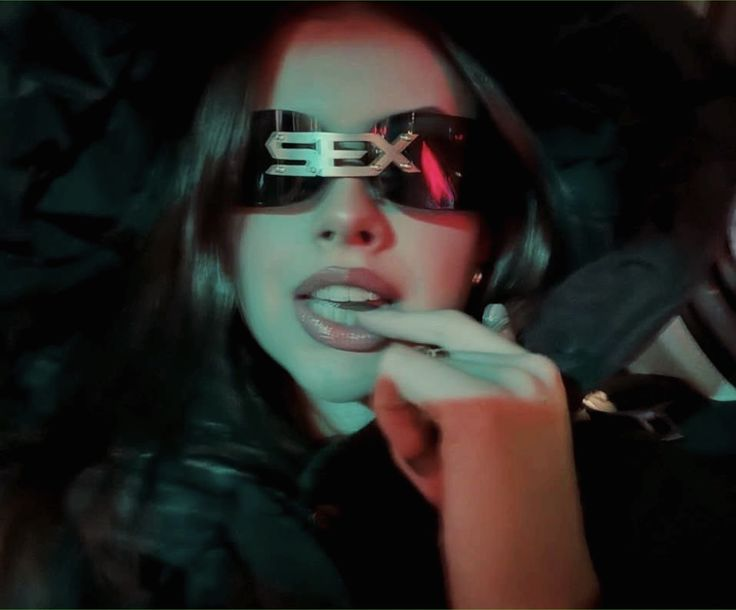
#> input picture 5f2215dadd1fe6677bea8c4089d80cdc.jpg, 736 x 610 px
$ python -i detourer.py   (imports and definitions only)
#> lines starting #> are read from the running program, lines starting #| are printed output that depends on the picture
"""Detoure un badge livre sur fond sombre.

    python outils/detourer.py entree.png src/assets/badges/pionnier.png

Options
    --taille N    cote du carre produit (256 par defaut)
    --marge N     pixels de vide autour du dessin, en pourcentage du cote (6)
    --fond R,G,B  couleur du fond, si l'estimation se trompe
    --seuil A,B   distances de bascule, sur 255 (14,140 par defaut ; la borne
                  basse est remontee toute seule si le fond est bruite)
    --net S       jette le halo sous S d'opacite (0 a 1) et remet le reste a
                  l'echelle ; 0.45 retire une lueur qui salit sur page claire
    --principal   ne garde que le dessin, et jette ce qui flotte a cote
    --apercu F    ecrit en plus une planche avant/apres, sur damier

Pourquoi pas un simple seuil
----------------------------
Ces dessins ne s'arretent pas net : ils rayonnent. Une lueur, c'est du fond
qu'on voit a travers le dessin, et un seuil doit trancher — il la garde en bloc,
et le badge traine un halo carre, ou il la coupe, et le badge parait decoupe aux
ciseaux. Les deux se voient immediatement sur une page claire, ou le halo garde
la couleur du fond d'origine.

L'opacite est donc CONTINUE : proportionnelle a la distance entre le pixel et le
fond. La lueur devient du semi-transparent, ce qu'elle est reellement, et se
repose ensuite sur n'importe quel fond.

Deux precautions
----------------
**La couleur est desaturee du fond.** Un pixel a demi opaque a ete melange au
fond avant d'arriver : le rendre tel quel le laisserait teinte de ce fond pour
toujours. On remonte donc la couleur d'origine (`c = f + (p - f) / a`), sans quoi
un badge detoure d'un fond bleu nuit garde un voile bleu sur page blanche.

**La borne haute est volontairement loin (140 sur 255).** Basse — 64 — une lueur
un peu vive depasse la barre et devient OPAQUE : elle emporte alors la couleur
qu'elle avait une fois melangee au fond, et le badge se retrouve cercle d'un
anneau brun sur page blanche. C'est le defaut le plus visible du procede, et il
ne se voit que sur fond clair. Loin, la lueur reste a l'etat de demi-teinte,
c'est-a-dire ce qu'elle est.

Mesure, sur un badge dore a forte lueur pose sur bleu nuit puis recompose sur
blanc — luminance de la lueur, ou 255 est l'invisible :

    seuil 14,64    moyenne 169    l'anneau se voit
    seuil 14,140   moyenne 213    l'anneau ne se voit plus

Si un dessin ressort quand meme cercle, c'est cette borne qu'il faut monter.

**Le dedans n'est jamais efface.** Un badge peut contenir des zones aussi
sombres que le fond — un creux, une ombre portee, un contour noir. Juger au
pixel les effacerait et percerait le dessin. Seul ce qui TOUCHE le bord par un
chemin continu de fond est du fond ; le reste est garde, meme noir.
"""

import sys
from pathlib import Path

import numpy as np
from PIL import Image
from scipy import ndimage


# [39 lines left out: functions _anneau, estimer_fond, plancher_du_bruit, not called in this run]


def _indices(forme: tuple[int, int]) -> tuple[np.ndarray, np.ndarray]:
    y, x = np.mgrid[0:forme[0], 0:forme[1]]
    return y / max(forme[0] - 1, 1), x / max(forme[1] - 1, 1)


# [125 lines left out: functions fond_modelise, detourer, jeter_le_voile, not called in this run]


def garder_le_principal(image: Image.Image, part: float = 0.06) -> Image.Image:
    """Ne garde que le dessin, et jette ce qui flotte a cote.

    Une lueur d'angle assez vive ne se distingue d'un dessin par aucun ecart de
    couleur : elle est aussi loin du fond que lui. Aucun reglage de seuil ne la
    retire — mais elle est SEPAREE du dessin, et c'est par la qu'on la prend.

    Les taches qui font moins d'une fraction de la principale s'en vont ; ce qui
    en approche reste. Un badge peut avoir des morceaux detaches qui comptent —
    etincelles, particules, satellites — et les effacer au motif qu'ils ne
    touchent pas le corps abimerait le dessin.

    Volontairement laisse en option : sur un dessin fait de plusieurs morceaux
    d'egale importance, ce nettoyage a tort.
    """
    alpha = np.asarray(image.getchannel('A'))
    taches, combien = ndimage.label(alpha > 40)
    if combien <= 1:
        return image

    aires = ndimage.sum(np.ones_like(taches), taches, range(1, combien + 1))
    gardees = {i + 1 for i, aire in enumerate(aires) if aire >= aires.max() * part}

    garde = np.isin(taches, list(gardees))
    # Le voisinage des taches gardees compte aussi : leur pourtour translucide
    # est sous le seuil de 40 et ne porte donc aucune etiquette.
    garde = ndimage.binary_dilation(garde, iterations=2) | (alpha <= 40) & ndimage.binary_dilation(garde, iterations=3)

    sortie = np.asarray(image).copy()
    sortie[..., 3] = np.where(garde, sortie[..., 3], 0)
    return Image.fromarray(sortie, 'RGBA')


# [80 lines left out: functions cadrer, damier, main, not called in this run]


# [2 lines not run here, left out]

>>> import cv2
>>> picture = cv2.imread('../5f2215dadd1fe6677bea8c4089d80cdc.jpg', cv2.IMREAD_GRAYSCALE)
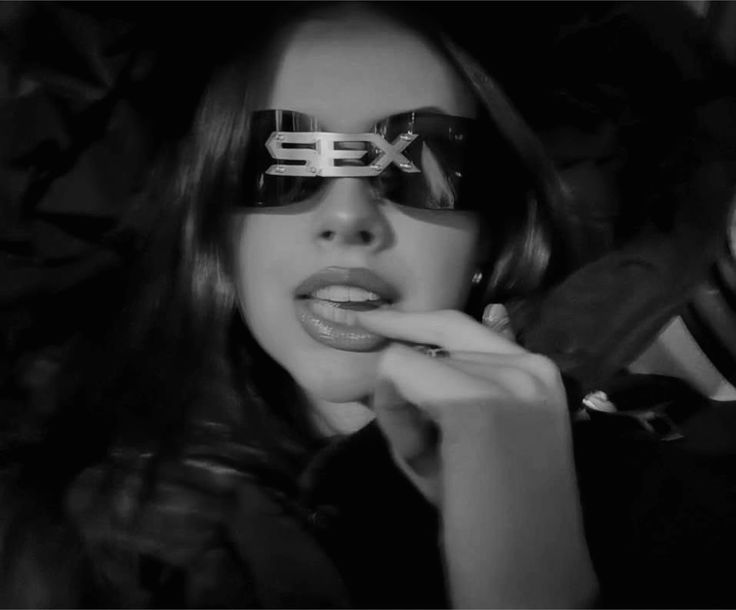
#> picture: shape (610, 736); min 0, max 215, mean 36.4
>>> result = garder_le_principal(picture)
#> (the run stopped early here; a loop or call above may not have finished)

$ run again, on c48d70a0deccc73bc8513e723c7d2fb2.jpg
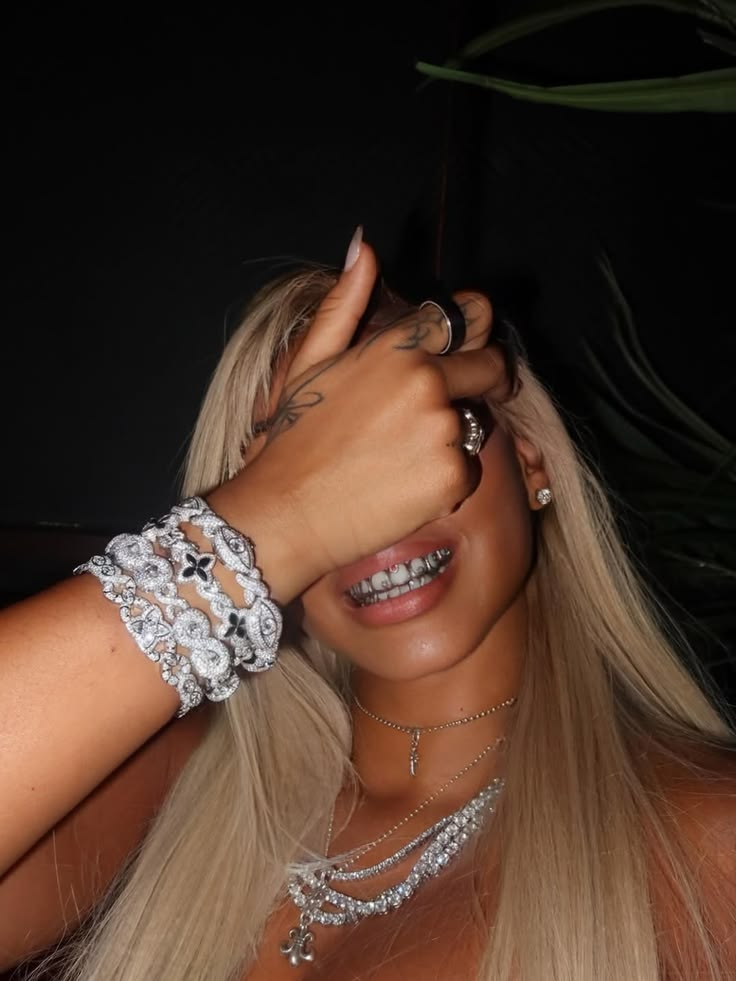
#> input picture c48d70a0deccc73bc8513e723c7d2fb2.jpg, 736 x 981 px
#> `picture = cv2.imread('../5f2215dadd1fe6677bea8c4089d80cdc.jpg', cv2.IM..`:
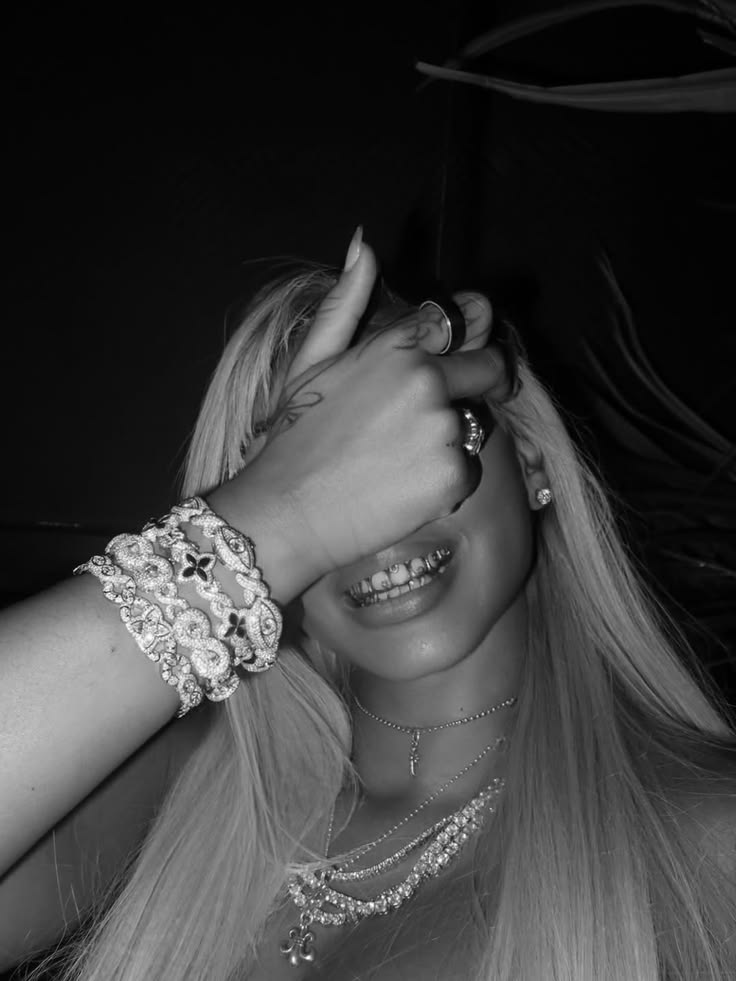
#> picture: shape (981, 736); min 0, max 255, mean 59.6
